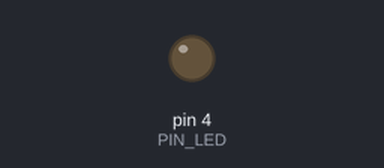
Bench run of a sketch on a simulated Arduino Uno, built with avr-gcc and run on an emulated ATmega328P. Parts: output pins drawn as LEDs (lit = HIGH).

Above: at 0.3 s.
At 5.1 s:
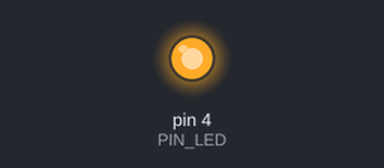
Timing chart, 0 to 8.2 s (numbered marks = the images above):
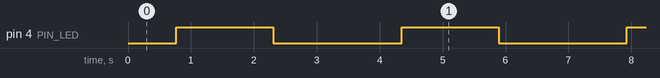

The sketch:

Sketch_04.1_BreathingLight.ino
```cpp
/**********************************************************************
  Filename    : BreathingLight
  Description : Make led light fade in and out, just like breathing.
  Auther      : www.freenove.com
  Modification: 2022/05/10
**********************************************************************/
int PIN_LED = 4;   // the number of the LED pin
void setup(){
    // initialize the LED pin as an output:
    pinMode(PIN_LED, OUTPUT);
}
void loop() {
    // call breath() cyclically
    breath(PIN_LED, 6);
    delay(500);
    map(0, 0, 255, 0, 1023);
}
void breath(int PIN_LED, int delayMs){
    for (int i = 0; i <= 255; i++) {   // "i" change from 0 to 255
        analogWrite(PIN_LED, i);         // corespongding duty cycle change from 0%-100%
        delay(delayMs);                  // adjust the rate of change of brightness
    }
    for (int i = 255; i >= 0; i--) {   // "i" change from 255 to 0
        analogWrite(PIN_LED, i);         // corespongding duty cycle change from 0%-100%
        delay(delayMs);                  // adjust the rate of change in brightness
    }
}
```

Measured:
- by itself, pin 4 (PIN_LED): alternates HIGH for 1.5 s and LOW for 2.0 s
